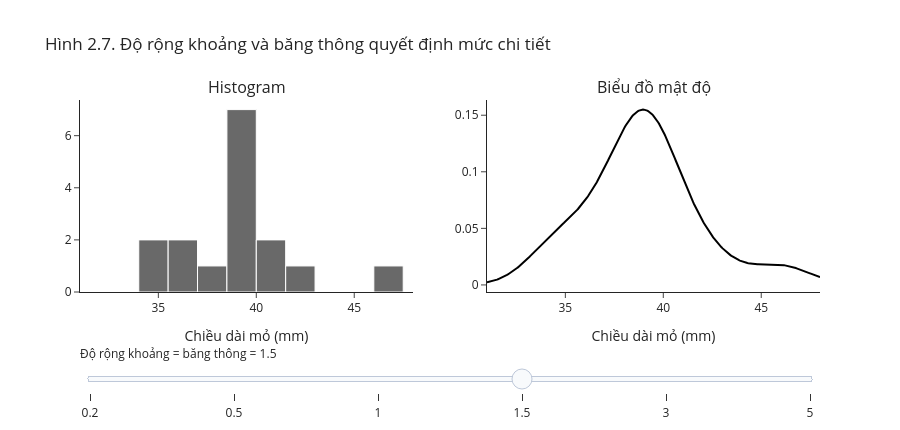

Source (notebook cell):
### Markdown cell above
<details><summary>Đáp án</summary>

Ổn định: phần lớn sinh viên dồn ở vùng giá trị thấp, đuôi kéo dài về bên phải, và có vài sinh viên khai rất nhiều giờ. Thay đổi: với độ rộng 50, gần như mọi thứ dồn vào một cột và hình không còn nói gì; với độ rộng 2, xuất hiện nhiều đỉnh nhỏ, khoảng trống và cột lẻ, phần lớn là dao động ngẫu nhiên. Không nên kết luận số đỉnh từ một cách chia duy nhất; hãy thử vài độ rộng.

STAT 20 có một câu nhắc vui: dữ liệu luôn có thể được "tra tấn" cho đến khi chịu khai điều ta muốn nghe. Đổi độ rộng khoảng để tìm một hình "đẹp" cho kết luận có sẵn là một ví dụ.
</details>

### 2.4 Biểu đồ mật độ và violin plot *(bổ sung từ STAT 20, §2.4.1.2–2.4.1.3)*

Một histogram lởm chởm hay mịn phụ thuộc vào độ rộng khoảng. **Biểu đồ mật độ** (density plot) thay các cột bằng một đường cong mượt, xây bằng cách đặt một "gò" nhỏ lên mỗi quan sát rồi cộng các gò lại. Độ rộng của mỗi gò gọi là **băng thông** (bandwidth), đóng vai trò giống độ rộng khoảng. Trục tung không còn là số đếm mà là *mật độ*, được chuẩn hóa để diện tích dưới đường cong bằng 1; Tuần 07 sẽ định nghĩa kỹ khái niệm này.

Ô dưới vẽ histogram và đường mật độ cho 16 con chim cánh cụt ở Hình 2.4. Kéo thanh trượt để dùng cùng một con số cho độ rộng khoảng và băng thông: băng thông nhỏ thì đường cong bám sát từng quan sát, băng thông lớn thì mọi chi tiết bị là phẳng.

### Code cell
from scipy import stats

# Kéo thanh trượt: cùng một con số h dùng làm độ rộng khoảng (trái) và băng thông (phải)
cac_muc = [0.2, 0.5, 1, 1.5, 3, 5]
mac_dinh = 1.5

luoi_x = np.linspace(31, 48, 400)
fig = make_subplots(rows=1, cols=2, subplot_titles=("Histogram", "Biểu đồ mật độ"))
for h in cac_muc:
    fig.add_trace(go.Histogram(x=mo_16, xbins=dict(start=31, end=48, size=h), visible=(h == mac_dinh),
                               marker=dict(color="dimgray", line=dict(color="white", width=1)),
                               hovertemplate="%{y} con<extra></extra>"), row=1, col=1)
    kde = stats.gaussian_kde(mo_16, bw_method=h / mo_16.std())
    fig.add_trace(go.Scatter(x=luoi_x, y=kde(luoi_x), mode="lines", line=dict(color="black"), visible=(h == mac_dinh),
                             hovertemplate="%{x:.1f} mm: mật độ %{y:.3f}<extra></extra>"), row=1, col=2)
buoc = [dict(method="update", label=str(h), args=[{"visible": [v == h for v in cac_muc for _ in range(2)]}])
        for h in cac_muc]
fig.update_layout(
    title="Hình 2.7. Độ rộng khoảng và băng thông quyết định mức chi tiết",
    showlegend=False, bargap=0, width=900, height=430,
    sliders=[dict(active=cac_muc.index(mac_dinh), steps=buoc, pad={"t": 50},
                  currentvalue={"prefix": "Độ rộng khoảng = băng thông = "})])
fig.update_xaxes(range=[31, 48], title_text="Chiều dài mỏ (mm)")
fig.show()

### Figure 1 — Plotly figure (JSON) as saved in the notebook; plotly's stock layout.template omitted (floating-point values rounded to 4 significant figures; data arrays with more than 128 entries replaced by an {"elided": "..."} marker saying what was removed)
{"data": [{"hovertemplate": "%{y} con<extra></extra>", "marker": {"color": "dimgray", "line": {"color": "white", "width": 1}}, "type": "histogram", "visible": false, "x": [39.1, 39.5, 40.3, 36.7, 39.3, 38.9, 39.2, 41.1, 38.6, 34.6, 36.6, 38.7, 42.5, 34.4, 46.0, 37.8], "xaxis": "x", "xbins": {"end": 48, "size": 0.2, "start": 31}, "yaxis": "y"}, {"hovertemplate": "%{x:.1f} mm: mật độ %{y:.3f}<extra></extra>", "line": {"color": "black"}, "mode": "lines", "type": "scatter", "visible": false, "x": {"elided": "400 float values"}, "xaxis": "x2", "y": {"elided": "400 float values"}, "yaxis": "y2"}, {"hovertemplate": "%{y} con<extra></extra>", "marker": {"color": "dimgray", "line": {"color": "white", "width": 1}}, "type": "histogram", "visible": false, "x": [39.1, 39.5, 40.3, 36.7, 39.3, 38.9, 39.2, 41.1, 38.6, 34.6, 36.6, 38.7, 42.5, 34.4, 46.0, 37.8], "xaxis": "x", "xbins": {"end": 48, "size": 0.5, "start": 31}, "yaxis": "y"}, {"hovertemplate": "%{x:.1f} mm: mật độ %{y:.3f}<extra></extra>", "line": {"color": "black"}, "mode": "lines", "type": "scatter", "visible": false, "x": {"elided": "400 float values"}, "xaxis": "x2", "y": {"elided": "400 float values"}, "yaxis": "y2"}, {"hovertemplate": "%{y} con<extra></extra>", "marker": {"color": "dimgray", "line": {"color": "white", "width": 1}}, "type": "histogram", "visible": false, "x": [39.1, 39.5, 40.3, 36.7, 39.3, 38.9, 39.2, 41.1, 38.6, 34.6, 36.6, 38.7, 42.5, 34.4, 46.0, 37.8], "xaxis": "x", "xbins": {"end": 48, "size": 1, "start": 31}, "yaxis": "y"}, {"hovertemplate": "%{x:.1f} mm: mật độ %{y:.3f}<extra></extra>", "line": {"color": "black"}, "mode": "lines", "type": "scatter", "visible": false, "x": {"elided": "400 float values"}, "xaxis": "x2", "y": {"elided": "400 float values"}, "yaxis": "y2"}, {"hovertemplate": "%{y} con<extra></extra>", "marker": {"color": "dimgray", "line": {"color": "white", "width": 1}}, "type": "histogram", "visible": true, "x": [39.1, 39.5, 40.3, 36.7, 39.3, 38.9, 39.2, 41.1, 38.6, 34.6, 36.6, 38.7, 42.5, 34.4, 46.0, 37.8], "xaxis": "x", "xbins": {"end": 48, "size": 1.5, "start": 31}, "yaxis": "y"}, {"hovertemplate": "%{x:.1f} mm: mật độ %{y:.3f}<extra></extra>", "line": {"color": "black"}, "mode": "lines", "type": "scatter", "visible": true, "x": {"elided": "400 float values"}, "xaxis": "x2", "y": {"elided": "400 float values"}, "yaxis": "y2"}, {"hovertemplate": "%{y} con<extra></extra>", "marker": {"color": "dimgray", "line": {"color": "white", "width": 1}}, "type": "histogram", "visible": false, "x": [39.1, 39.5, 40.3, 36.7, 39.3, 38.9, 39.2, 41.1, 38.6, 34.6, 36.6, 38.7, 42.5, 34.4, 46.0, 37.8], "xaxis": "x", "xbins": {"end": 48, "size": 3, "start": 31}, "yaxis": "y"}, {"hovertemplate": "%{x:.1f} mm: mật độ %{y:.3f}<extra></extra>", "line": {"color": "black"}, "mode": "lines", "type": "scatter", "visible": false, "x": {"elided": "400 float values"}, "xaxis": "x2", "y": {"elided": "400 float values"}, "yaxis": "y2"}, {"hovertemplate": "%{y} con<extra></extra>", "marker": {"color": "dimgray", "line": {"color": "white", "width": 1}}, "type": "histogram", "visible": false, "x": [39.1, 39.5, 40.3, 36.7, 39.3, 38.9, 39.2, 41.1, 38.6, 34.6, 36.6, 38.7, 42.5, 34.4, 46.0, 37.8], "xaxis": "x", "xbins": {"end": 48, "size": 5, "start": 31}, "yaxis": "y"}, {"hovertemplate": "%{x:.1f} mm: mật độ %{y:.3f}<extra></extra>", "line": {"color": "black"}, "mode": "lines", "type": "scatter", "visible": false, "x": {"elided": "400 float values"}, "xaxis": "x2", "y": {"elided": "400 float values"}, "yaxis": "y2"}], "layout": {"annotations": [{"font": {"size": 16}, "showarrow": false, "text": "Histogram", "x": 0.225, "xanchor": "center", "xref": "paper", "y": 1, "yanchor": "bottom", "yref": "paper"}, {"font": {"size": 16}, "showarrow": false, "text": "Biểu đồ mật độ", "x": 0.775, "xanchor": "center", "xref": "paper", "y": 1, "yanchor": "bottom", "yref": "paper"}], "bargap": 0, "height": 430, "showlegend": false, "sliders": [{"active": 3, "currentvalue": {"prefix": "Độ rộng khoảng = băng thông = "}, "pad": {"t": 50}, "steps": [{"args": [{"visible": [true, true, false, false, false, false, false, false, false, false, false, false]}], "label": "0.2", "method": "update"}, {"args": [{"visible": [false, false, true, true, false, false, false, false, false, false, false, false]}], "label": "0.5", "method": "update"}, {"args": [{"visible": [false, false, false, false, true, true, false, false, false, false, false, false]}], "label": "1", "method": "update"}, {"args": [{"visible": [false, false, false, false, false, false, true, true, false, false, false, false]}], "label": "1.5", "method": "update"}, {"args": [{"visible": [false, false, false, false, false, false, false, false, true, true, false, false]}], "label": "3", "method": "update"}, {"args": [{"visible": [false, false, false, false, false, false, false, false, false, false, true, true]}], "label": "5", "method": "update"}]}], "title": {"text": "Hình 2.7. Độ rộng khoảng và băng thông quyết định mức chi tiết"}, "width": 900, "xaxis": {"anchor": "y", "domain": [0, 0.45], "range": [31, 48], "title": {"text": "Chiều dài mỏ (mm)"}}, "xaxis2": {"anchor": "y2", "domain": [0.55, 1], "range": [31, 48], "title": {"text": "Chiều dài mỏ (mm)"}}, "yaxis": {"anchor": "x", "domain": [0, 1]}, "yaxis2": {"anchor": "x2", "domain": [0, 1]}}}
